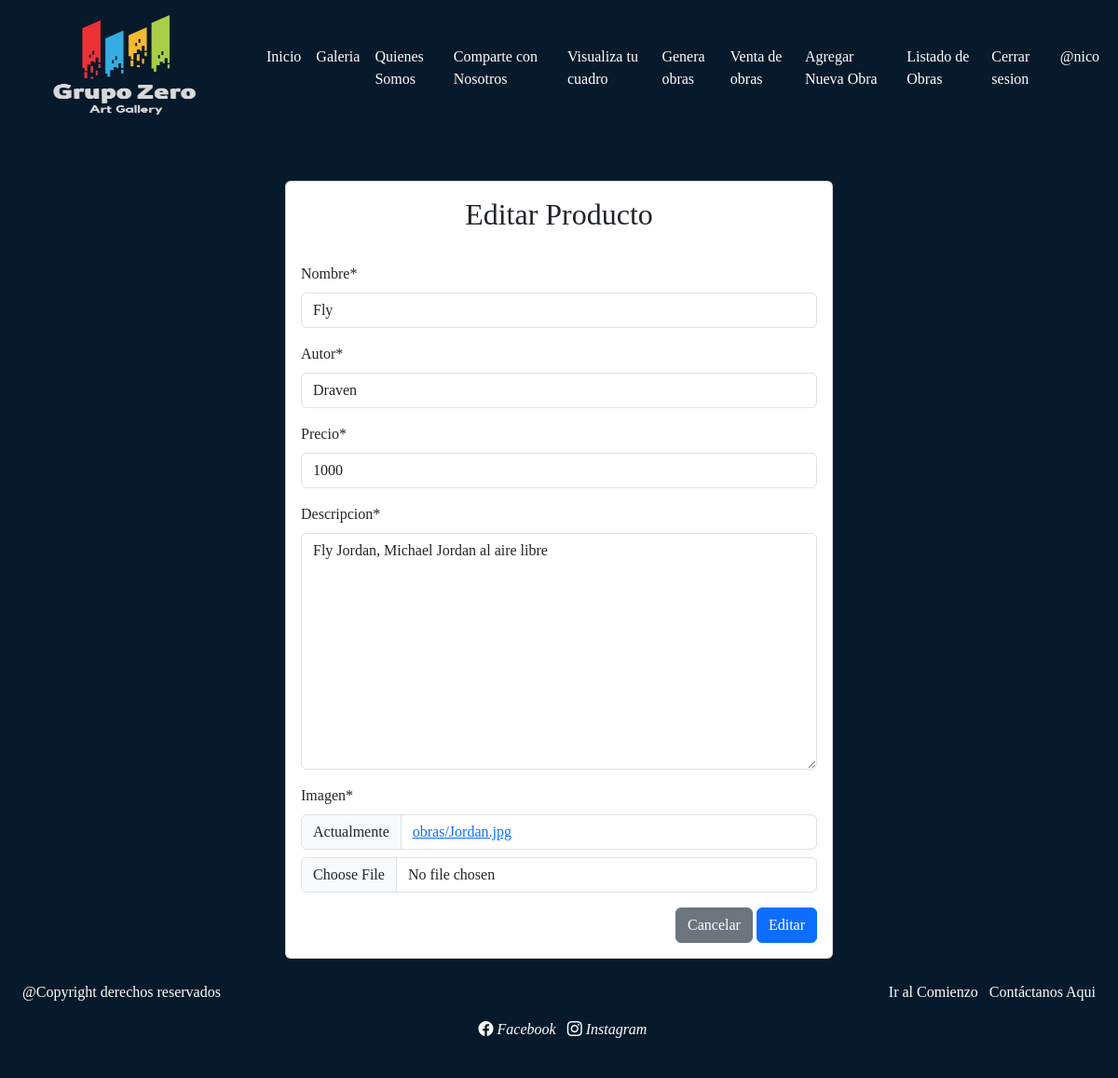
The page /modificar-producto/1/ (signed in) on the database as committed earlier.
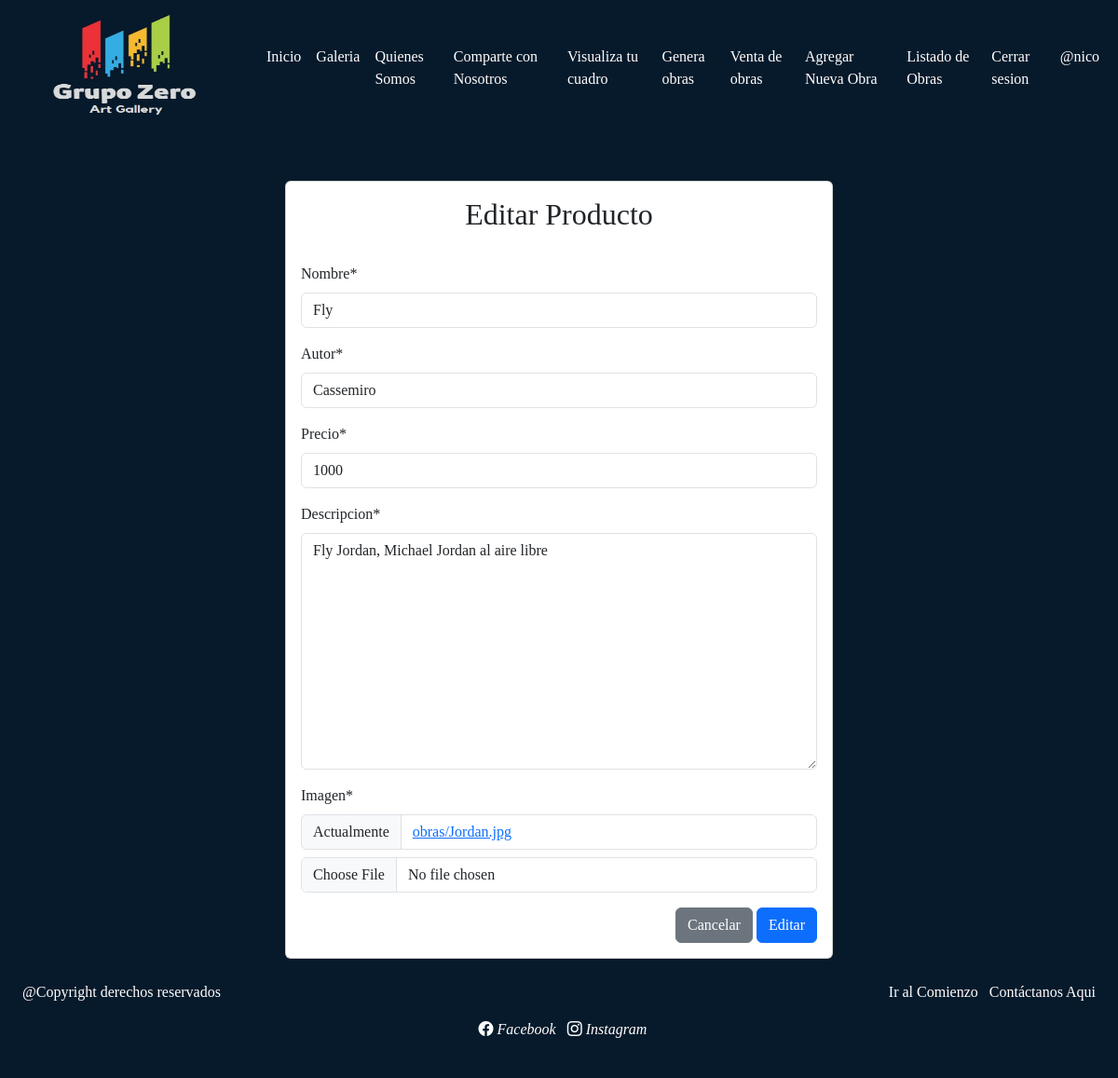
The same page on the database as committed later.
### web/models.py (models this page shows, shortened)
class Obras(models.Model):
    nombre = models.CharField(max_length=50)
    autor = models.CharField(max_length=50)
    precio = models.IntegerField()
    descripcion = models.TextField()
    imagen = models.ImageField(upload_to="obras", null=True)

### web/views.py (the view)
# urls.py: path('modificar-producto/<id>/', modificar_producto, name='modificar_producto'),
@permission_required('app.change_obras')
def modificar_producto(request, id):
    producto = get_object_or_404(Obras, id=id)
    data = {
        'form': ObrasForm(instance=producto)
    }
    if request.method == 'POST':
        formulario = ObrasForm(data=request.POST, instance=producto, files=request.FILES)
        if formulario.is_valid():
            formulario.save()
            return redirect(to="listar_producto")
        data["form"] = formulario
    return render(request, 'web/productos/modificar.html', data)

### web/forms.py
class ObrasForm(forms.ModelForm):
    nombre = forms.CharField(min_length=2, max_length=50)
    autor = forms.CharField(min_length=1, max_length=50)
    precio = forms.IntegerField(min_value=1, max_value=2000000)
    class Meta:
        model = Obras
        fields = '__all__'

### web/context_processor.py (called while the page is built)
def total_carrito(request):
    total = 0
    if request.user.is_authenticated:
        if "carrito" in request.session.keys():
            for key, value in request.session["carrito"].items():
                total += int(value["acumulado"])
    return {"total_carrito": total}

### web/templates/web/productos/modificar.html (shortened to what this page needs)
{% extends 'web/base.html' %}
{% block contenido %}
{% load crispy_forms_tags %}
<br>
<br>
<div class="row">
    <div class="col-12 col-md-6 offset-md-3">
        <div class="card">
            <div class="card-body">
                <h2 style="text-align: center;">Editar Producto</h2>
                <hr>
                <form action="" method="post" enctype="multipart/form-data">
                    {{ form | crispy }}
                <div class="d-flex justify-content-end">
                    <input type="reset" value="Cancelar" class="btn btn-secondary">
                    <input type="submit" value="Editar" class="btn btn-primary">
                </div>
                </form>
            </div>
        </div>
    </div>
</div>
{% endblock %}

Rows that differ between the two databases and show on the page:
changed Obras "Fly": autor "Draven" → "Cassemiro"
